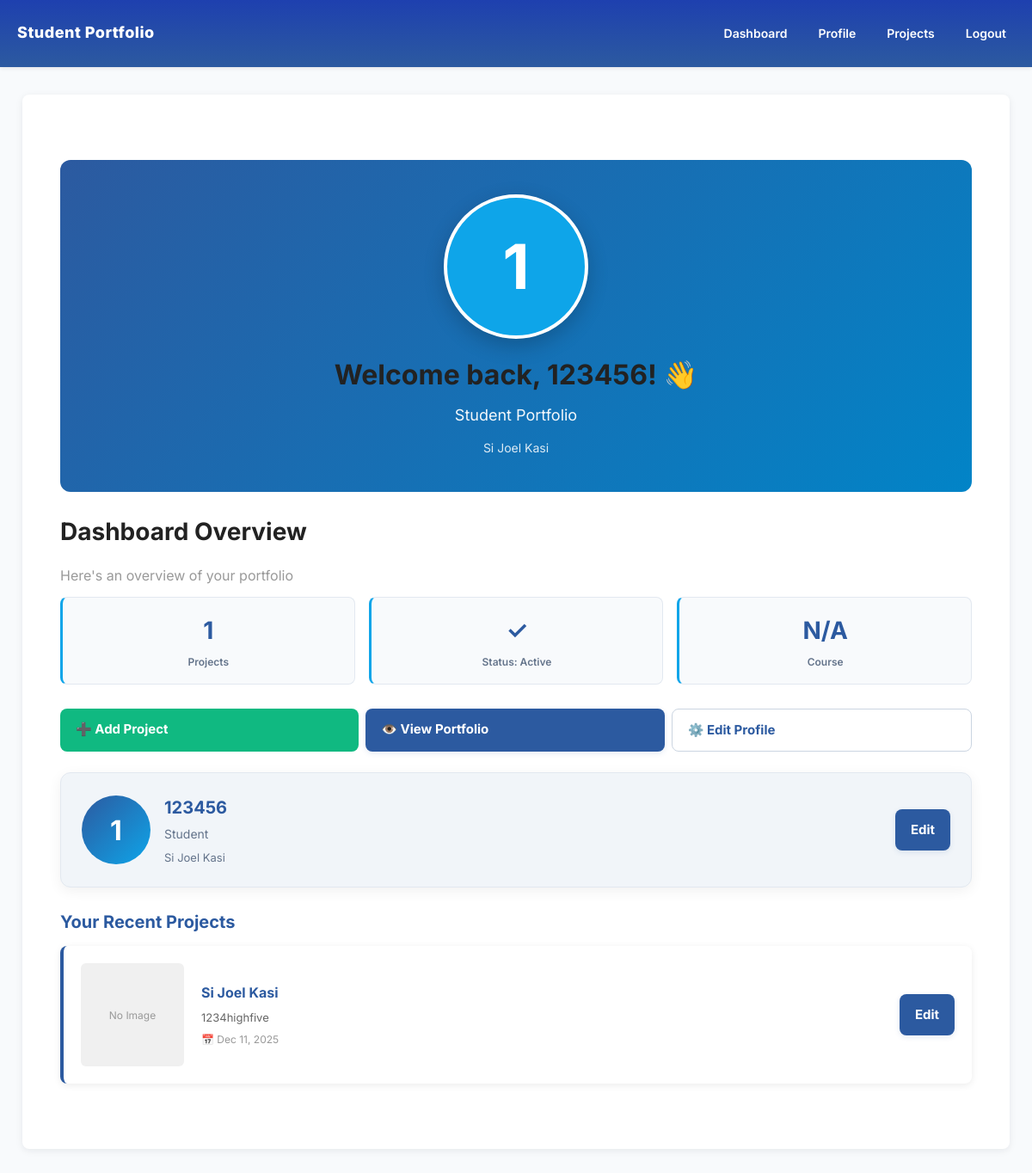
The page /dashboard (signed in) on the database its author committed.
### app.py (models this page shows)
class User(db.Model, UserMixin):
    id = db.Column(db.Integer, primary_key=True)
    username = db.Column(db.String(150), nullable=False, unique=True)
    email = db.Column(db.String(150), unique=True, nullable=False)
    password = db.Column(db.String(200), nullable=False)
    course = db.Column(db.String(100))
    bio = db.Column(db.Text)
    profile_picture = db.Column(db.String(255))
    phone = db.Column(db.String(20))
    address = db.Column(db.Text)
    skills = db.Column(db.Text)  # Comma-separated or newline-separated
    experience = db.Column(db.Text)  # Detailed experience description
    education = db.Column(db.Text)  # Education details
    is_admin = db.Column(db.Boolean, default=False)

class Project(db.Model):
    id = db.Column(db.Integer, primary_key=True)
    title = db.Column(db.String(150), nullable=False)
    description = db.Column(db.Text)
    image_file = db.Column(db.String(255))
    date_posted = db.Column(db.DateTime, default=datetime.utcnow)
    user_id = db.Column(db.Integer, db.ForeignKey('user.id'))

### app.py (the view)
@app.route('/dashboard')
@login_required
def dashboard():
    projects = Project.query.filter_by(user_id=current_user.id).all()
    return render_template('dashboard.html', projects=projects)

### app.py (called while the page is built)
@login_manager.user_loader
def load_user(user_id):
    return User.query.get(int(user_id))

### templates/dashboard.html (shortened to what this page needs)
{% extends "layout.html" %}
{% block content %}
<div class="container">
  <div style="background: linear-gradient(135deg, var(--primary-color) 0%, var(--accent-dark) 100%); border-radius: 12px; padding: 40px; margin-bottom: 24px; text-align: center; color: white;">
    <div style="display: flex; flex-direction: column; align-items: center; gap: 16px;">
      {% if current_user.profile_picture %}
      <img src="{{ url_for('static', filename='uploads/' + current_user.profile_picture) }}" alt="{{ current_user.username }}" style="width: 160px; height: 160px; border-radius: 50%; object-fit: cover; border: 4px solid white; box-shadow: 0 8px 24px rgba(0,0,0,0.2);" />
      {% else %}
      <div style="width: 160px; height: 160px; border-radius: 50%; background: var(--accent-color); display: flex; align-items: center; justify-content: center; color: white; font-size: 72px; font-weight: bold; border: 4px solid white; box-shadow: 0 8px 24px rgba(0,0,0,0.2);">
        {{ (current_user.username or 'U')[:1].upper() }}
      </div>
      {% endif %}
      <div>
        <h1 style="margin: 0 0 8px 0; font-size: 32px; font-weight: 700;">Welcome back, {{ current_user.username }}! 👋</h1>
        <p style="margin: 0 0 12px 0; font-size: 18px; opacity: 0.95;">{{ current_user.course or 'Student Portfolio' }}</p>
        {% if current_user.bio %}
        <p style="margin: 0; font-size: 14px; opacity: 0.85; max-width: 500px;">{{ current_user.bio }}</p>
        {% endif %}
      </div>
    </div>
  </div>
  <h2 class="page-title" style="margin-top: 0;">Dashboard Overview</h2>
  <p class="text-muted" style="margin-bottom: 12px;">Here's an overview of your portfolio</p>
  <div class="dashboard-stats">
    <div class="stat-card">
      <h3>{{ projects|length }}</h3>
      <p>Projects</p>
    </div>
    <div class="stat-card">
      <h3>✓</h3>
      <p>Status: Active</p>
    </div>
    <div class="stat-card">
      <h3>{{ (current_user.course or 'N/A')[:10] }}</h3>
      <p>Course</p>
    </div>
  </div>
  <div style="display:flex; gap:8px; margin:16px 0; flex-wrap:wrap;">
    <a href="{{ url_for('projects') }}" class="btn btn-success" style="flex:1; min-width:140px;">➕ Add Project</a>
    <a href="{{ url_for('public_portfolio', username=current_user.username) }}" target="_blank" class="btn btn-primary" style="flex:1; min-width:140px;">👁️ View Portfolio</a>
    <a href="{{ url_for('profile') }}" class="btn btn-secondary" style="flex:1; min-width:140px;">⚙️ Edit Profile</a>
  </div>
  <div class="card" style="margin-top:24px; background: #f1f5f9; border: 1px solid #e2e8f0;">
    <div style="display:flex; align-items:center; gap:16px;">
      {% if current_user.profile_picture %}
      <img src="{{ url_for('static', filename='uploads/' + current_user.profile_picture) }}" alt="{{ current_user.username }}" style="width:80px; height:80px; border-radius:50%; object-fit:cover; flex-shrink:0; border:3px solid var(--accent-color);" />
      {% else %}
      <div style="width:80px; height:80px; border-radius:50%; background:linear-gradient(135deg, var(--primary-color) 0%, var(--accent-color) 100%); display:flex; align-items:center; justify-content:center; color:white; font-size:32px; font-weight:bold; flex-shrink:0;">
        {{ (current_user.username or 'U')[:1].upper() }}
      </div>
      {% endif %}
      <div style="flex:1;">
        <h3 style="margin:0 0 4px 0; color:var(--primary-color);">{{ current_user.username }}</h3>
        <p style="margin:0 0 6px 0; color:var(--muted); font-size:14px;">{{ current_user.course or 'Student' }}</p>
        {% if current_user.bio %}
        <p style="margin:0; color:var(--muted); font-size:13px; line-height:1.5;">{{ current_user.bio }}</p>
        {% else %}
        <p style="margin:0; color:var(--muted); font-size:13px; font-style:italic;">No bio yet. <a href="{{ url_for('profile') }}" style="color:var(--primary-color); font-weight:600;">Add one →</a></p>
        {% endif %}
      </div>
      <div style="flex-shrink:0;">
        <a href="{{ url_for('profile') }}" class="btn btn-primary">Edit</a>
      </div>
    </div>
  </div>
  <h3 style="margin-bottom:12px; margin-top:24px; color:var(--primary-color);">Your Recent Projects</h3>
  {% if projects %}
  <div style="display:flex; flex-direction:column; gap:12px;">
    {% for p in projects %}
    <div class="list-card">
      <div class="project-thumbnail">
        {% if p.image_file %}
        <img src="{{ url_for('static', filename='uploads/' + p.image_file) }}" alt="{{ p.title }}" style="width:100%; height:100%; object-fit:cover;" />
        {% else %}
        <div class="no-image">No Image</div>
        {% endif %}
      </div>
      <div style="flex:1; min-width:0;">
        <h4 style="margin:0 0 5px 0; color:var(--primary-color);">{{ p.title }}</h4>
        <p class="muted small" style="margin:0 0 6px 0;">{{ (p.description or '')[:80] }}{% if p.description and p.description|length > 80 %}...{% endif %}</p>
        <p class="text-muted" style="font-size:12px; margin:0;">📅 {{ p.date_posted.strftime('%b %d, %Y') }}</p>
      </div>
      <div style="flex-shrink:0;">
        <a href="{{ url_for('edit_project', id=p.id) }}" class="btn btn-primary">Edit</a>
      </div>
    </div>
    {% endfor %}
  </div>
  {% else %}
  <div class="card text-center">
    <p class="text-muted" style="margin:0;">You haven't created any projects yet.</p>
    <p style="margin-top:10px;"><a href="{{ url_for('projects') }}" class="text-primary" style="font-weight:600;">Create your first project →</a></p>
  </div>
  {% endif %}
</div>
{% endblock %}

### static/site.css (style rules this page uses)
:root { --font-sans: "Inter", "Segoe UI", Roboto, "Helvetica Neue", Arial, sans-serif; --base-font-size: 16px; --base-line-height: 1.6; --space-1: 4px; --space-2: 8px; --space-3: 12px; --space-4: 16px; --space-5: 24px; --radius: 8px; --primary-color: #2c5aa0; --accent-color: #0ea5e9; --accent-dark: #0284c7; --muted: #64748b; --background: #f8fafc; --white: #ffffff; --card-shadow: 0 2px 8px rgba(15,23,42,0.08); --gradient-navbar: linear-gradient(180deg, #1e40af 0%, #2c5aa0 100%); }
body { font-family: var(--font-sans); font-size: var(--base-font-size); line-height: var(--base-line-height); color: #222; background-color: var(--background); margin: 0; padding: 0; -webkit-font-smoothing: antialiased; -moz-osx-font-smoothing: grayscale; }
a { text-decoration: none; color: inherit }
h1, h2, h3, h4, h5, h6 { color: #222; margin-top: 0; font-weight: 700 }
h1 { font-size: 34px; margin-bottom: 12px }
h2 { font-size: 26px; margin-bottom: 10px }
h3 { font-size: 20px; margin-bottom: 8px }
.btn { padding: 12px 18px; border-radius: 8px; font-weight: 700; cursor: pointer; transition: transform 0.12s ease, box-shadow 0.12s ease; border: none; font-size: 15px; display: inline-block; }
.btn-primary { background-color: var(--primary-color); color: var(--white); box-shadow: 0 2px 6px rgba(44,90,160,0.12) }
.btn-success { background-color: #10b981; color: var(--white) }
.btn-secondary { background-color: transparent; color: var(--primary-color); border: 1px solid #cbd5e1 }
.container { max-width: 1100px; margin: 32px auto; padding: 20px }
.dashboard-stats { display: grid; grid-template-columns: repeat(auto-fit, minmax(140px, 1fr)); gap: 16px; margin-bottom: 28px; }
.stat-card { background: #f8fafc; border: 1px solid #e2e8f0; padding: 16px; border-radius: 8px; text-align: center; border-left: 3px solid var(--accent-color); }
.stat-card h3 { color: var(--primary-color); font-size: 28px; margin: 0; font-weight: 700; }
.stat-card p { color: var(--muted); font-size: 12px; margin: 4px 0 0 0; font-weight: 600; }
.text-muted { color: #999; }
.muted { color: #666; }
.small { font-size: 13px; }
.page-title { font-size: 28px; margin-bottom: 12px; color: var(--dark-text); }
.card { background: var(--white); padding: 24px; border-radius: 12px; box-shadow: 0 4px 16px rgba(0,0,0,0.06); }
.project-thumbnail { width: 120px; height: 120px; flex-shrink: 0; background-color: #f0f0f0; display: flex; align-items: center; justify-content: center; overflow: hidden; border-radius: 6px; }
.no-image { color: #999; font-size: 12px; }
.list-card { display: flex; gap: 20px; align-items: center; padding: 20px; border-radius: 8px; background: var(--white); box-shadow: 0 2px 8px rgba(0,0,0,0.08); transition: transform var(--transition), box-shadow var(--transition); border-left: 4px solid var(--primary-color); }

### rows shown on the page
User: username "1", username "123456", course "Student Portfolio", bio "Si Joel Kasi", course "N/A", course "Student"
Project: shows "No Image", title "Si Joel Kasi", description "1234highfive", date_posted "Dec 11, 2025"

### other values the page prints
{{ projects|length }} "1"
